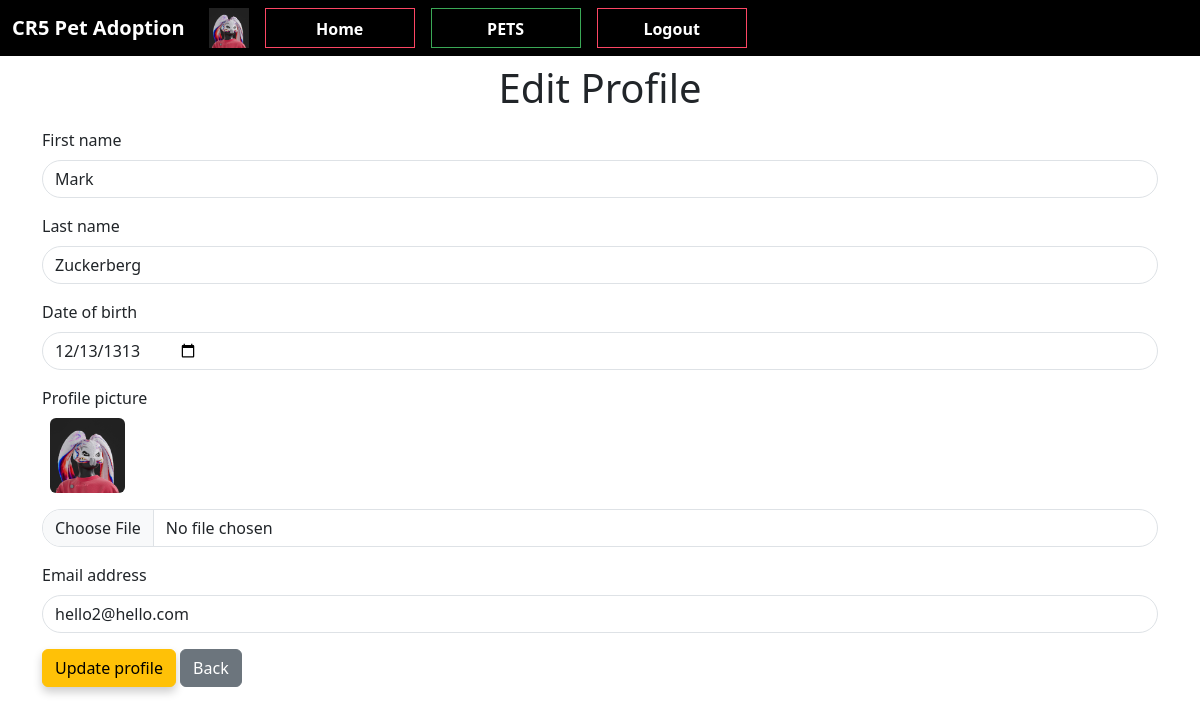
Page /update.php?id=4 on the committed database.
### tables this page shows
CREATE TABLE `users` (
  `id` int(11) NOT NULL,
  `first_name` varchar(255) NOT NULL,
  `last_name` varchar(255) NOT NULL,
  `phone` int(255) NOT NULL,
  `adresse` varchar(255) NOT NULL,
  `password` varchar(255) NOT NULL,
  `date_of_birth` date NOT NULL,
  `email` varchar(255) NOT NULL,
  `picture` varchar(255) DEFAULT NULL,
  `status` varchar(4) NOT NULL DEFAULT 'user'
);

### update.php (the view, shortened to what this page needs)
<?php
require_once  "db_connect.php";
$id = $_GET["id"];
$sql = "SELECT * FROM users WHERE id = $id";
$result = mysqli_query($connect, $sql);
$row = mysqli_fetch_assoc($result);
$backBtn = "home.php";
?>
<!doctype html>
<html lang="en">
<head>
    <link href="https://cdn.jsdelivr.net/npm/bootstrap@5.3.0/dist/css/bootstrap.min.css" rel="stylesheet">
</head>
<link rel="stylesheet" href="css/style.css">
<body>
    <nav class="navbar navbar-expand-lg bg-black d-flex">
        <div class="container-fluid">
            <a class="navbar-brand text-white" href="dashboard.php"><b>CR5 Pet Adoption</b></a>
            <img src="pictures/<?= $row["picture"] ?>" alt="user pic" width="40" height="40" class="mx-2">
            <div class="collapse navbar-collapse" id="navbarNav">
                <ul class="navbar-nav">
                    <li class="nav-item">
                        <a class="nav-link text-white btn3 mx-2" href="dashboard.php">Home</a>
                    </li>
                    <li class="nav-item">
                        <a class="nav-link text-white btn4 mx-2" aria-current="page" href="home.php">PETS</a>
                    </li>
                    <li class="nav-item">
                        <a class="nav-link text-white btn3 mx-2" href="logout.php?logout">Logout</a>
                    </li>
                </ul>
            </div>
        </div>
    </nav>
    <div class="container">
        <h1 class="text-center my-2">Edit Profile </h1>
        <form method="post" autocomplete="off" enctype="multipart/form-data">
            <div class="mb-3 mt-3">
                <label for="fname" class="form-label"> First name </label>
                <input type="text" class="form-control" id="fname" name="fname" placeholder="First name" value="<?= $row["first_name"] ?> ">
            </div>
            <div class="mb-3">
                <label for="lname" class="form-label">Last name </label>
                <input type="text" class="form-control" id="lname" name="lname" placeholder="Last name" value="<?= $row["last_name"] ?> ">
            </div>
            <div class="mb-3">
                <label for="date" class="form-label">Date of birth </label>
                <input type="date" class="form-control" id="date" name="date_of_birth" value="<?= $row["date_of_birth"] ?>">
            </div>
            <div class="mb-3">
                <label for="picture" class="form-label">Profile picture </label>
                <img src="pictures/<?= $row["picture"] ?>" alt="user pic" width="75" height="75" class="mx-2 mb-3 rounded">
                <input type="file" class="form-control" id="picture" name="picture">
            </div>
            <div class="mb-3">
                <label for="email" class="form-label">Email address </label>
                <input type="email" class="form-control" id="email" name="email" placeholder="Email address" value="<?= $row["email"] ?> ">
            </div>
            <button name="update" type="submit" class="btn btn-warning">Update profile </button>
            <a href="<?= $backBtn ?>" class="btn btn-secondary">Back</a>
        </form>
    </div>
</body>
</html>

### css/style.css (style rules this page uses)
.navbar { color: white; font-weight: 600; transition: 0.3s ease; }
.btn3 { text-align: center; width: 150px; height: 40px; font-size: 16px; font-weight: 700; text-shadow: 2px 2px 4px #000000; color: white; border: 1px solid rgb(252, 70, 100); cursor: pointer; position: relative; background-color: transparent; text-decoration: none; overflow: hidden; z-index: 1; }
.btn3::before { content: ""; position: absolute; right: 0; top: 0; width: 100%; height: 100%; background-color: rgb(252, 70, 100); transform: translateX(-100%); transition: all .3s; z-index: -1; }
.btn4 { text-align: center; width: 150px; height: 40px; font-size: 16px; font-weight: 700; color: white; border: 1px solid #3aa856; cursor: pointer; text-shadow: 2px 2px 4px #000000; position: relative; background-color: transparent; text-decoration: none; overflow: hidden; z-index: 1; }
.btn4::before { content: ""; position: absolute; right: 0; top: 0; width: 100%; height: 100%; background-color: #3aa856; transform: translateX(-100%); transition: all .3s; z-index: -1; }
.form-label, .form-control { display: flex; font-weight: 500; font-stretch: semi-expanded; border-radius: 22px; }
button { font-family: inherit; font-size: 18px; color: white; padding: 0.8em 1.2em; align-items: center; justify-content: center; border: none; border-radius: 25px; box-shadow: 0px 5px 10px rgba(0, 0, 0, 0.2); transition: all 0.3s; }

### rows in the picture
users: picture (picture), fname "Mark", lname "Zuckerberg", date_of_birth "12/13/1313", email "hello2@hello.com"
